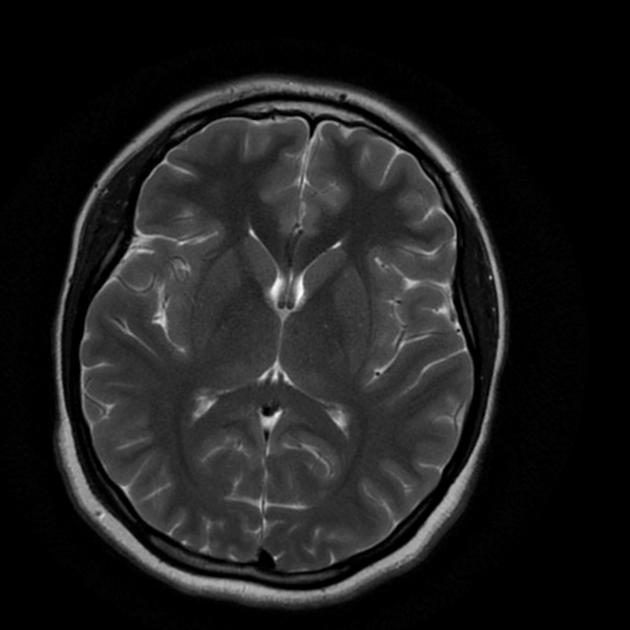
#> input picture augmented data/no/aug_1 no._0_7884.jpg, 630 x 630 px; its folder holds only this picture in this run
$ jupyter execute --allow-errors machine2.ipynb
#> lines starting #> are read from the running program, lines starting #| are printed output that depends on the picture; after the words box and inside, x2 and y2 are one past the last pixel; in counts of white or black regions, pixels touching at a corner belong together
[cell 1]
import cv2
import numpy as np
import os
from sklearn.model_selection import train_test_split
from sklearn.neighbors import KNeighborsClassifier
from sklearn.metrics import accuracy_score

[cell 2]
# Function to preprocess and extract features from images
def preprocess_and_extract_features(image_path):
    # Load the image
#> called with image_path = 'augmented data/no/aug_1 no._0_7884.jpg'
    image = cv2.imread(image_path)
#> image is the input picture: shape (630, 630, 3); min 0, max 255, mean 29.7
    # Convert image to grayscale
    gray = cv2.cvtColor(image, cv2.COLOR_BGR2GRAY)
    # Apply Gaussian blur to reduce noise
    blurred = cv2.GaussianBlur(gray, (5, 5), 0)
    # Thresholding to segment the tumor region
    _, thresholded = cv2.threshold(blurred, 0, 255, cv2.THRESH_BINARY + cv2.THRESH_OTSU)
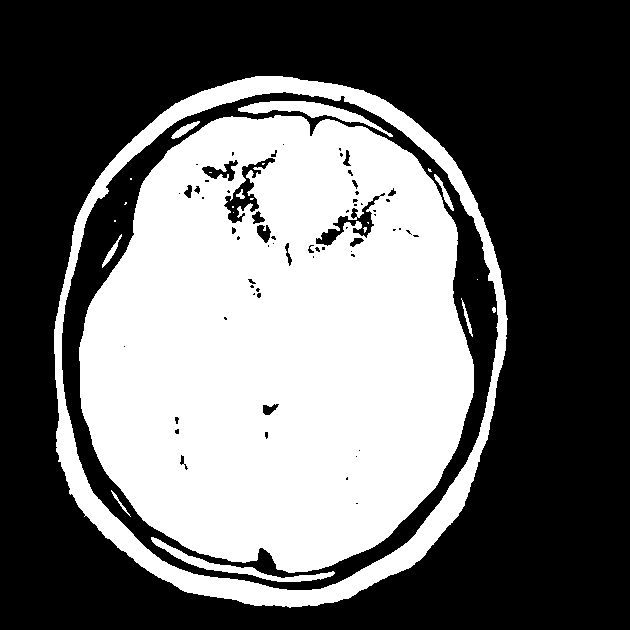
#> thresholded: shape (630, 630); 41.3% white; 23 white regions (13 under 20 px)
    # Find contours
    contours, _ = cv2.findContours(thresholded, cv2.RETR_EXTERNAL, cv2.CHAIN_APPROX_SIMPLE)
#> contours = 1 contour; box (x1, y1, x2, y2) and area: (54, 76, 508, 608) 192772
    # Assuming the largest contour represents the tumor region
    if contours:
        # Extract the largest contour
        largest_contour = max(contours, key=cv2.contourArea)
#> largest_contour = contour of 686 points, box (x1, y1, x2, y2) (54, 76, 508, 608), area 192772
        # Calculate area and perimeter of the contour
        area = cv2.contourArea(largest_contour)
#> area = 192771.5
        perimeter = cv2.arcLength(largest_contour, True)
#> perimeter = 1679.9
    else:
        area = perimeter = 0
    # Return extracted features
    return [area, perimeter]

[cell 3]
# Load dataset
def load_dataset(data_dir):
    features = []
    labels = []
    for foldername in os.listdir(data_dir):
        if foldername == 'yes':
            label = 1
        else:
            label = 0
        folder_path = os.path.join(data_dir, foldername)
        for filename in os.listdir(folder_path):
            image_path = os.path.join(folder_path, filename)
            extracted_features = preprocess_and_extract_features(image_path)
#> extracted_features = [192771.5, 1679.9]
            features.append(extracted_features)
            labels.append(label)
#> pass 2 of the loop in load_dataset, `for foldername in os.listdir(data_dir):`:
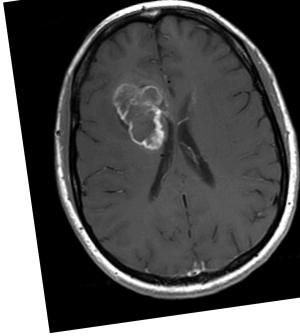
#> input picture augmented data/yes/aug_Y101_0_1609.jpg, 300 x 336 px
#> in preprocess_and_extract_features, image is the input picture: shape (336, 300, 3); min 0, max 255, mean 81.8
#> gray: shape (336, 300)
#> in preprocess_and_extract_features (call 2), `blurred = cv2.GaussianBlur(gray, (5, 5), 0)`:
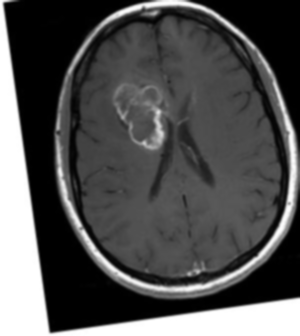
#> blurred: shape (336, 300); min 0, max 255, mean 81.9
#> in preprocess_and_extract_features (call 2), `_, thresholded = cv2.threshold(blurred, 0, 255, cv2.THRESH_BINARY + cv..`:
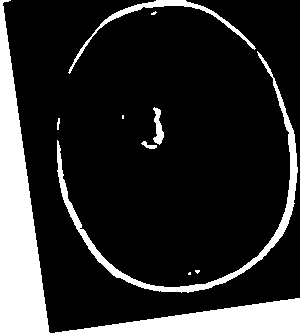
#> thresholded: shape (336, 300); 18.2% white; 10 white regions (4 under 20 px)
#> contours = 10 contours, 5 with area under 20; largest, box (x1, y1, x2, y2) and area: (0, 0, 300, 336) 13350, (57, 51, 298, 293) 2540, (68, 0, 256, 74) 784, (153, 107, 164, 145) 191, (141, 141, 157, 149) 43
#> largest_contour = contour of 173 points, box (x1, y1, x2, y2) (0, 0, 300, 336), area 13350
#> area = 13350
#> perimeter = 1303.6
#> extracted_features = [13350, 1303.6]
    return features, labels

[cell 4]
# Path to dataset
data_dir = 'augmented data'

[cell 5]
# Load dataset
X, y = load_dataset(data_dir)
#> X = [[192771.5, 1679.9], [13350, 1303.6]]; y = [0, 1]

[cell 6]
# Split data into training and testing sets
X_train, X_test, y_train, y_test = train_test_split(X, y, test_size=0.2, random_state=42)
#> X_train = [[192771.5, 1679.9]]; X_test = [[13350, 1303.6]]; y_train = [0]; y_test = [1]

[cell 7]
# Train a KNN classifier
k = 5  # Number of neighbors
clf = KNeighborsClassifier(n_neighbors=k)
clf.fit(X_train, y_train)

#> (a cell that did not finish here is left out)

#> (a cell that did not finish here is left out)

[cell 10]
# Function to preprocess and extract features from a single image
def preprocess_and_extract_features_single(image_path):
    extracted_features = preprocess_and_extract_features(image_path)
